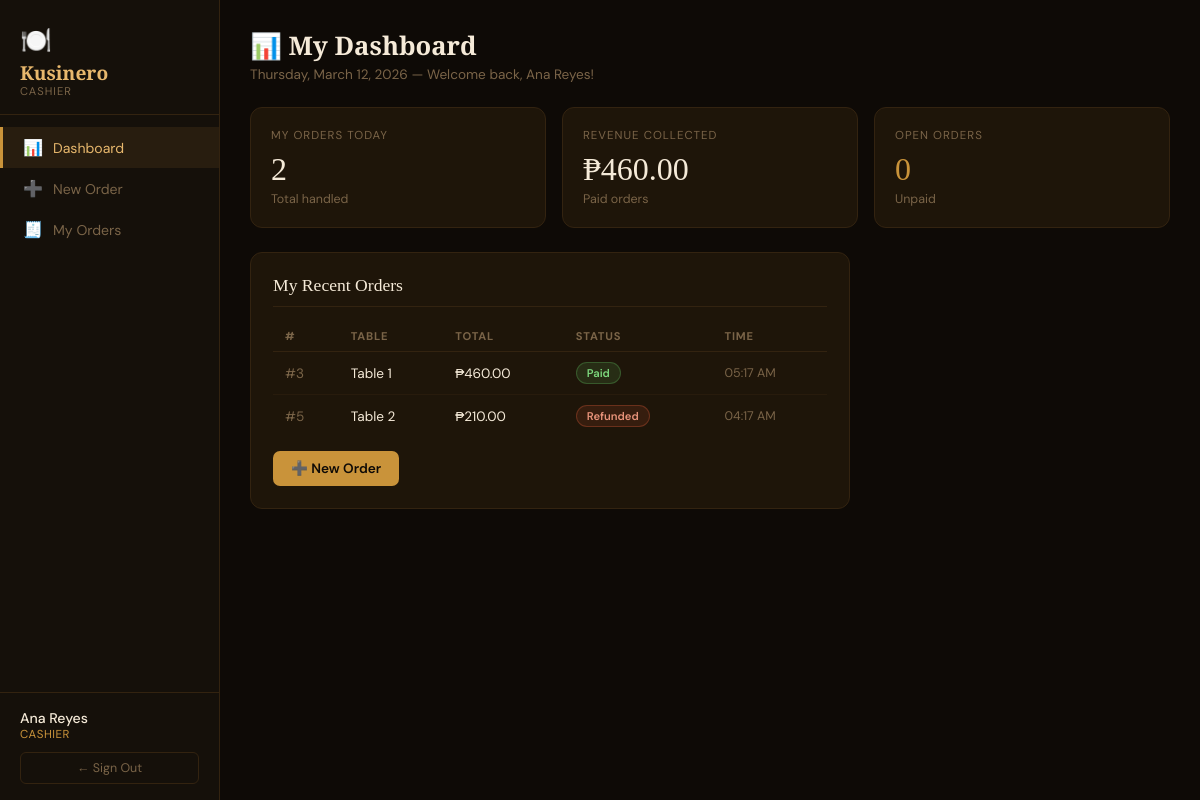
The page /pages/dashboard.php (signed in) on the database its author committed.
### tables this page shows
CREATE TABLE users (
    id INT AUTO_INCREMENT PRIMARY KEY,
    name VARCHAR(100) NOT NULL,
    username VARCHAR(80) NOT NULL UNIQUE,
    password VARCHAR(255) NOT NULL,
    role_id INT NOT NULL,
    is_active TINYINT(1) DEFAULT 1,
    first_login TINYINT(1) DEFAULT 1,
    phone_number VARCHAR(20),
    email VARCHAR(120),
    failed_login_attempts INT DEFAULT 0,
    lockout_until DATETIME NULL,
    lockout_level INT DEFAULT 0,
    created_at TIMESTAMP DEFAULT CURRENT_TIMESTAMP,
    FOREIGN KEY (role_id) REFERENCES roles(id)
);

CREATE TABLE roles (
    id INT AUTO_INCREMENT PRIMARY KEY,
    name VARCHAR(50) NOT NULL UNIQUE,
    label VARCHAR(100) NOT NULL,
    description VARCHAR(255)
);

CREATE TABLE orders (
    id INT AUTO_INCREMENT PRIMARY KEY,
    cashier_id INT NOT NULL,
    table_number INT NOT NULL,
    total DECIMAL(10,2) DEFAULT 0,
    status ENUM('open','paid','refunded','void') DEFAULT 'open',
    created_at TIMESTAMP DEFAULT CURRENT_TIMESTAMP,
    FOREIGN KEY (cashier_id) REFERENCES users(id)
);

### auth/Auth.php (called while the page is built, shortened)
<?php
class Auth {
    private static ?array $user = null;
    public static function init(): void {
        if (!empty($_SESSION['uid'])) {
            $db   = Database::get();
            $stmt = $db->prepare("SELECT u.*, r.name AS role_name, r.label AS role_label
                                  FROM users u JOIN roles r ON r.id = u.role_id
                                  WHERE u.id = ? AND u.is_active = 1");
            $stmt->execute([$_SESSION['uid']]);
            self::$user = $stmt->fetch() ?: null;
        }
    }
    public static function user(): ?array    { return self::$user; }
    public static function isOwner(): bool   { return (self::$user['role_name'] ?? '') === 'owner'; }
}

### pages/dashboard.php (the view, shortened to what this page needs)
<?php
require_once __DIR__ . '/../auth/Auth.php';
Auth::init();
$db = Database::get();
$u  = Auth::user();
if (Auth::isOwner()) {
    $totalRevenue = $db->query("SELECT COALESCE(SUM(total),0) FROM orders WHERE status='paid'")->fetchColumn();
    $totalOrders  = $db->query("SELECT COUNT(*) FROM orders")->fetchColumn();
    $openOrders   = $db->query("SELECT COUNT(*) FROM orders WHERE status='open'")->fetchColumn();
    $totalItems   = $db->query("SELECT COUNT(*) FROM menu_items WHERE is_available=1")->fetchColumn();
    $recentOrders = $db->query("
        SELECT o.*, u.name AS cashier_name
        FROM orders o JOIN users u ON u.id = o.cashier_id
        ORDER BY o.created_at DESC LIMIT 6
    ")->fetchAll();
    $topItems = $db->query("
        SELECT m.name, SUM(oi.quantity) AS qty, SUM(oi.quantity * oi.unit_price) AS revenue
        FROM order_items oi JOIN menu_items m ON m.id = oi.menu_item_id
        GROUP BY m.id ORDER BY qty DESC LIMIT 5
    ")->fetchAll();
} else {
    $myOrders  = $db->prepare("SELECT COUNT(*) FROM orders WHERE cashier_id=?");
    $myOrders->execute([$u['id']]); $myOrders = $myOrders->fetchColumn();
    $myRevenue = $db->prepare("SELECT COALESCE(SUM(total),0) FROM orders WHERE cashier_id=? AND status='paid'");
    $myRevenue->execute([$u['id']]); $myRevenue = $myRevenue->fetchColumn();
    $openCount = $db->prepare("SELECT COUNT(*) FROM orders WHERE cashier_id=? AND status='open'");
    $openCount->execute([$u['id']]); $openCount = $openCount->fetchColumn();
    $recentMine = $db->prepare("SELECT * FROM orders WHERE cashier_id=? ORDER BY created_at DESC LIMIT 5");
    $recentMine->execute([$u['id']]); $recentMine = $recentMine->fetchAll();
}
include __DIR__ . '/../includes/nav.php';
?>
<div class="page-header">
  <h2><?= Auth::isOwner() ? '📊 Owner Dashboard' : '📊 My Dashboard' ?></h2>
  <p><?= date('l, F j, Y') ?> — Welcome back, <?= htmlspecialchars($u['name']) ?>!</p>
</div>
<?php if (Auth::isOwner()): ?>
<div class="grid-4">
  <div class="card">
    <div class="card-title">Total Revenue</div>
    <div class="card-value">₱<?= number_format($totalRevenue, 2) ?></div>
    <div class="card-sub">From paid orders</div>
  </div>
  <div class="card">
    <div class="card-title">Total Orders</div>
    <div class="card-value"><?= $totalOrders ?></div>
    <div class="card-sub">All time</div>
  </div>
  <div class="card">
    <div class="card-title">Open Orders</div>
    <div class="card-value" style="color:var(--gold)"><?= $openOrders ?></div>
    <div class="card-sub">Awaiting payment</div>
  </div>
  <div class="card">
    <div class="card-title">Menu Items</div>
    <div class="card-value"><?= $totalItems ?></div>
    <div class="card-sub">Currently available</div>
  </div>
</div>
<div class="grid-2">
  <div class="section-card">
    <div class="section-title">Recent Orders</div>
    <table>
      <thead><tr><th>#</th><th>Table</th><th>Cashier</th><th>Total</th><th>Status</th></tr></thead>
      <tbody>
      <?php foreach ($recentOrders as $o): ?>
        <tr>
          <td style="color:var(--muted)">#<?= $o['id'] ?></td>
          <td>Table <?= $o['table_number'] ?></td>
          <td><?= htmlspecialchars($o['cashier_name']) ?></td>
          <td>₱<?= number_format($o['total'],2) ?></td>
          <td><span class="badge badge-<?= $o['status'] ?>"><?= ucfirst($o['status']) ?></span></td>
        </tr>
      <?php endforeach; ?>
      </tbody>
    </table>
  </div>
  <div class="section-card">
    <div class="section-title">Top Selling Items</div>
    <table>
      <thead><tr><th>Item</th><th>Qty Sold</th><th>Revenue</th></tr></thead>
      <tbody>
      <?php foreach ($topItems as $i): ?>
        <tr>
          <td><?= htmlspecialchars($i['name']) ?></td>
          <td><?= $i['qty'] ?></td>
          <td>₱<?= number_format($i['revenue'],2) ?></td>
        </tr>
      <?php endforeach; ?>
      </tbody>
    </table>
  </div>
</div>
<?php else:  ?>
<div class="grid-4">
  <div class="card">
    <div class="card-title">My Orders Today</div>
    <div class="card-value"><?= $myOrders ?></div>
    <div class="card-sub">Total handled</div>
  </div>
  <div class="card">
    <div class="card-title">Revenue Collected</div>
    <div class="card-value">₱<?= number_format($myRevenue,2) ?></div>
    <div class="card-sub">Paid orders</div>
  </div>
  <div class="card">
    <div class="card-title">Open Orders</div>
    <div class="card-value" style="color:var(--gold)"><?= $openCount ?></div>
    <div class="card-sub">Unpaid</div>
  </div>
</div>
<div class="section-card" style="max-width:600px">
  <div class="section-title">My Recent Orders</div>
  <?php if (empty($recentMine)): ?>
    <p style="color:var(--muted);font-size:.85rem">No orders yet. <a href="new_order.php" style="color:var(--gold)">Create one →</a></p>
  <?php else: ?>
    <table>
      <thead><tr><th>#</th><th>Table</th><th>Total</th><th>Status</th><th>Time</th></tr></thead>
      <tbody>
      <?php foreach ($recentMine as $o): ?>
        <tr>
          <td style="color:var(--muted)">#<?= $o['id'] ?></td>
          <td>Table <?= $o['table_number'] ?></td>
          <td>₱<?= number_format($o['total'],2) ?></td>
          <td><span class="badge badge-<?= $o['status'] ?>"><?= ucfirst($o['status']) ?></span></td>
          <td style="color:var(--muted);font-size:.78rem"><?= date('h:i A', strtotime($o['created_at'])) ?></td>
        </tr>
      <?php endforeach; ?>
      </tbody>
    </table>
  <?php endif; ?>
  <div style="margin-top:14px">
    <a href="new_order.php" class="btn btn-gold">➕ New Order</a>
  </div>
</div>
<?php endif; ?>
</main></div>

### includes/nav.php (shortened to what this page needs)
<?php
require_once __DIR__ . '/../auth/Auth.php';
$u    = Auth::user();
$page = basename($_SERVER['PHP_SELF'], '.php');
$ownerNav = [
    'dashboard'     => ['icon'=>'📊','label'=>'Dashboard'],
    'orders'        => ['icon'=>'🧾','label'=>'All Orders'],
    'menu'          => ['icon'=>'📋','label'=>'Menu'],
    'cashiers'      => ['icon'=>'👥','label'=>'Cashiers'],
    'sales_report'  => ['icon'=>'📈','label'=>'Sales Report'],
    'audit_log'     => ['icon'=>'🔍','label'=>'Audit Log'],
];
$cashierNav = [
    'dashboard'     => ['icon'=>'📊','label'=>'Dashboard'],
    'new_order'     => ['icon'=>'➕','label'=>'New Order'],
    'my_orders'     => ['icon'=>'🧾','label'=>'My Orders'],
];
$nav = Auth::isOwner() ? $ownerNav : $cashierNav;
?>
<div class="layout">
<aside class="sidebar">
  <div class="sidebar-brand">
    <div class="icon">🍽️</div>
    <h1>Kusinero</h1>
    <p><?= htmlspecialchars($u['role_label']) ?></p>
  </div>
  <nav>
    <?php foreach ($nav as $href => $item): ?>
      <a href="<?= $href ?>.php" class="<?= $page === $href ? 'active' : '' ?>">
        <span class="nav-icon"><?= $item['icon'] ?></span>
        <?= $item['label'] ?>
      </a>
    <?php endforeach; ?>
  </nav>
  <div class="sidebar-footer">
    <div class="user-info">
      <div class="name"><?= htmlspecialchars($u['name']) ?></div>
      <div class="role"><?= htmlspecialchars($u['role_label']) ?></div>
    </div>
    <form method="POST" action="/logout.php">
      <button class="logout-btn" type="submit">← Sign Out</button>
    </form>
  </div>
</aside>
<main class="main">

### includes/nav.php (style rules this page uses)
*,*::before,*::after { box-sizing:border-box;margin:0;padding:0 }
.layout { display:flex;min-height:100vh; }
.sidebar { width:220px;flex-shrink:0;background:var(--surface);border-right:1px solid var(--border); display:flex;flex-direction:column;position:fixed;height:100vh;z-index:10; }
.sidebar-brand { padding:24px 20px 16px;border-bottom:1px solid var(--border); }
.sidebar-brand .icon { font-size:1.6rem; }
.sidebar-brand h1 { font-family:'Playfair Display',serif;color:var(--gold-light);font-size:1.2rem; line-height:1.2;margin-top:4px; }
.sidebar-brand p { font-size:.7rem;color:var(--muted);letter-spacing:1px;text-transform:uppercase; }
nav { flex:1;padding:12px 0; }
nav a { display:flex;align-items:center;gap:10px;padding:10px 20px;color:var(--muted); text-decoration:none;font-size:.88rem;transition:all .15s;border-left:3px solid transparent; }
nav a.active { color:var(--gold-light);background:rgba(201,147,58,.1);border-left-color:var(--gold); }
nav a .nav-icon { font-size:1rem;width:20px;text-align:center; }
.sidebar-footer { padding:16px 20px;border-top:1px solid var(--border); }
.user-info .name { font-size:.88rem;font-weight:500;color:var(--cream); }
.user-info .role { font-size:.72rem;color:var(--gold);letter-spacing:.5px;text-transform:uppercase; }
.logout-btn { display:block;margin-top:10px;padding:7px 12px;background:transparent; border:1px solid var(--border);color:var(--muted);border-radius:6px; font-size:.78rem;text-align:center;text-decoration:none;cursor:pointer; transition:all .2s;font-family:'DM Sans',sans-serif;width:100%; }
.main { margin-left:220px;flex:1;padding:28px 30px; }
.page-header { margin-bottom:24px; }
.page-header h2 { font-family:'Playfair Display',serif;font-size:1.6rem;color:var(--cream); }
.page-header p { color:var(--muted);font-size:.85rem;margin-top:3px; }
.card { background:var(--card);border:1px solid var(--border);border-radius:12px;padding:20px; }
.card-title { font-size:.72rem;text-transform:uppercase;letter-spacing:1px;color:var(--muted);margin-bottom:8px; }
.card-value { font-family:'Playfair Display',serif;font-size:2rem;color:var(--cream); }
.card-sub { font-size:.78rem;color:var(--muted);margin-top:3px; }
.grid-4 { display:grid;grid-template-columns:repeat(auto-fit,minmax(180px,1fr));gap:16px;margin-bottom:24px; }
.section-card { background:var(--card);border:1px solid var(--border);border-radius:12px;padding:22px; }
.section-title { font-family:'Playfair Display',serif;font-size:1.1rem;color:var(--cream); margin-bottom:14px;padding-bottom:10px;border-bottom:1px solid var(--border); }
table { width:100%;border-collapse:collapse;font-size:.85rem; }
th { text-align:left;color:var(--muted);font-size:.7rem;text-transform:uppercase;letter-spacing:.8px; padding:8px 12px;border-bottom:1px solid var(--border); }
td { padding:10px 12px;border-bottom:1px solid rgba(51,35,16,.5);vertical-align:middle; }
tr:last-child td { border-bottom:none; }
.badge { display:inline-block;padding:3px 10px;border-radius:20px;font-size:.7rem;font-weight:600; }
.badge-paid { background:rgba(92,184,92,.15);color:#7dd87d;border:1px solid rgba(92,184,92,.3); }
.badge-refunded { background:rgba(224,92,58,.12);color:#e8937a;border:1px solid rgba(224,92,58,.3); }
.btn { padding:9px 18px;border:none;border-radius:7px;font-family:'DM Sans',sans-serif; font-size:.85rem;font-weight:600;cursor:pointer;transition:all .15s;text-decoration:none;display:inline-block; }
.btn-gold { background:var(--gold);color:#0e0a06; }

### rows shown on the page
users: role.label "CASHIER", name "Ana Reyes"
orders: id "3", table_number "1", total "460.00", status "Paid", created_at "05:17 AM"
orders: id "5", table_number "2", total "210.00", status "Refunded", created_at "04:17 AM"

### other values the page prints
$item['icon'] "📊"
$item['label'] "Dashboard"
$item['icon'] "➕"
$item['label'] "New Order"
$item['icon'] "🧾"
$item['label'] "My Orders"
$myOrders "2"
$myRevenue "460.00"
$openCount "0"
